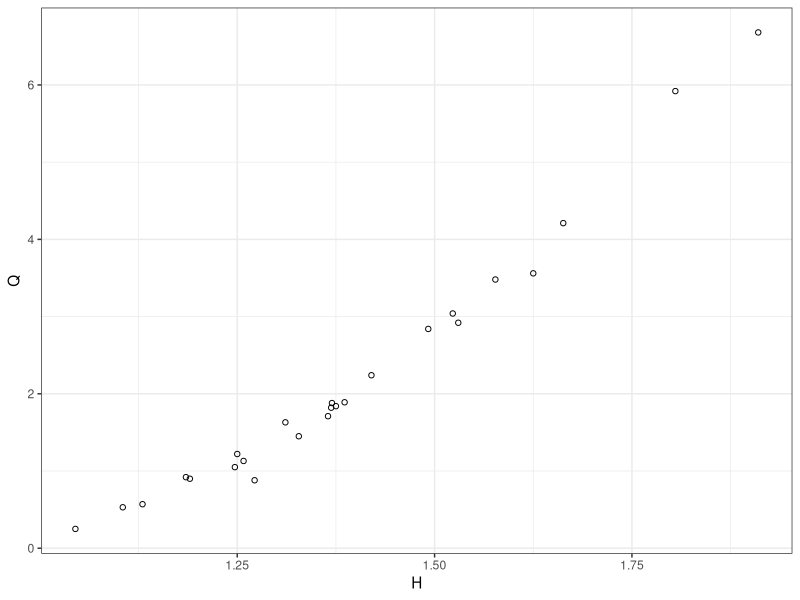

R code for this plot: (Note: this script raises an error after producing the figure.)
library(stats)
library(ggplot2)

Nit=20000
dataset=15

#Prior Parameters
RC=list()
RC$mu_a=3.20;
RC$mu_b=2.29;
RC$sig_a=sqrt(1.21);
RC$sig_b=sqrt(0.48);
RC$p_ab=-0.61;
RC$Sig_x=rbind(c(RC$sig_a^2, RC$p_ab*RC$sig_a*RC$sig_b), c(RC$p_ab*RC$sig_a*RC$sig_b, RC$sig_b^2))

#RC.mu_x=[RC.mu_a RC.mu_b]';
#Breyting fra Matlab koda, bylt (') verdur t()

RC$mu_x=as.matrix(c(RC$mu_a, RC$mu_b))

#inv() i matlab er solve i R

RC$Sig_xinv=solve(RC$Sig_x);
RC$Lx=chol(RC$Sig_x);
RC$mu_c=1.9;
RC$Sinvmu=RC$Sig_xinv%*%RC$mu_x;



# axel/begin/26.05.15



#%import data from text file that has water level measurements in cm in left
#%column and corresponding discharge measurements in m^3/s in right column

#axel: 

wq = as.matrix(read.table('15.txt'))

#wq=importdata([num2str(dataset) '.txt']);

#Sölvi pæling
#qwdata=read.table('15.txt')
#names(qwdata)=c("W","Q")
#qwdata$Qlog=log(qwdata$Q)
#RC$qwdata=qwdata
################
RC$y=as.matrix(log(wq[,2]));
RC$w=0.01*wq[,1]; #to meters 
RC$w_tild=RC$w-RC$w[1];
RC$n=length(RC$y);

#axel/end/26.05.15/virkar


#axel/begin/27.05.15


#axel: teiknar upp punktana Q á móti H
# figure(1);hold off;
# scatter(RC.w,wq(:,2),'.');

H=RC$w
Q=wq[,2]
dat=data.frame(H,Q)


ggplot(dat,aes(x=H,y=Q))+geom_point(shape=1)+theme_bw()

#axel/end/27.05.15/virkar

#axel/begin/28.05.15


#Dens =@(t)-DensEvalm11(t,RC);
Dens <- function(th){ Denseval11(th,RC)$pmin}
Densmin=optim(par=c(0,0),Dens,hessian=TRUE)
t_m=as.matrix(Densmin$par)
H=Densmin$hessian

#axel/begin/28.05.15

# 
# 
# [t_m,~,~,~,~,H]=fminunc(Dens,zeros(2,1));
# 
# 
l_m=as.matrix(log(RC$w_tild+exp(t_m[1,]))); #samanburdur stodst

X_m=cbind(matrix(1,nrow(l_m),ncol(l_m)),l_m); #samanburdur stodst

L=t(chol(RC$Sig_xinv+t(X_m)%*%X_m/exp(t_m[2,]))); #samanburdur stodst

mu=solve(t(L),(solve(L,(RC$Sinvmu+t(X_m)%*%RC$y/exp(t_m[2,]))))); #samanburdur stodst


# hold on

plot(RC$w,exp(X_m%*%mu),type="l"); #axel: nota ggplot2? 


v_temp=X_m%*%solve(RC$Sig_xinv+t(X_m)%*%X_m/exp(t_m[2,]))%*%t(X_m) #samanburdur stodst


varappr=as.matrix(diag(v_temp)+exp(t_m[2,])); #samanburdur stodst
                   
                   #axel/end/28.05.15

#              %[norminv(0.025,0,sqrt(varappr)) norminv(0.975,0,sqrt(varappr))]
#              
#              %Ã–ryggisbil Ã¡ logskala fyrir mÃ¦lingar (empirical bayes)
#              %Xm*mu %<- mÃ¶t y_hat 
#              
#              %axel: ég kommentaði út Xm*mu hér fyrir ofan
#              axel: norminv sama og qnorm í R
#              
#              [X_m*mu+norminv(0.025,0,sqrt(varappr)) X_m*mu+norminv(0.975,0,sqrt(varappr))]

confinterval= cbind(X_m%*%mu+qnorm(0.025,0,sqrt(varappr)),X_m%*%mu+qnorm(0.975,0,sqrt(varappr))) #samanburdur stodst

LH=t(chol(H))/(2.38/sqrt(2)) #Hvadan kemur thessi tala?? 2.38

#              %LH=chol(H)'/0.42;
# LH=chol(H)'/(2.38/sqrt(2));
#              %LH=chol(H)';
# t1=zeros(4,Nit); %axel: skipun í R er matrix(0,4,Nit)
# t2=zeros(4,Nit);
# t3=zeros(4,Nit);
# t4=zeros(4,Nit);

t1=matrix(0,4,Nit)
t2=matrix(0,4,Nit)
t3=matrix(0,4,Nit)
t4=matrix(0,4,Nit)

#axel/begin/02.06.15



for(j in 1:4){
  t_old=t_m
  t=matrix(0,nrow=4,ncol=Nit)
  yp=matrix(0,nrow=25,ncol=Nit)
  ypo=matrix(0,nrow=25,ncol=Nit)
  
  D=c()
  
  
  Dens<-Denseval11(t_old,RC)
  p_old=Dens$p
  x_old=Dens$x
  yp_old=Dens$yp
  ypo_old=Dens$ypo
  D_old=Dens$D
  
  for(i in 1:Nit){
    t_new=t_old+solve(t(LH),as.matrix(rnorm(2,0,1)))
    
    Densnew<-Denseval11(t_new,RC)
    p_new=Densnew$p
    x_new=Densnew$x
    yp_new=Densnew$yp
    ypo_new=Densnew$ypo
    D_new=Densnew$D
    
    logR=p_new-p_old
    if (logR>log(runif(1))){
        t_old=t_new
        x_old=x_new
        p_old=p_new
        yp_old=yp_new
        ypo_old=ypo_new
        D_old=D_new
    }
    
    t[,i]=rbind(t_m,x_old)
     yp[,i]=yp_old
     ypo[,i]=ypo_old
#     t=rbind(t_temp,c(t_old,x_old)) #skoda thetta, mogulega adra adferd (th[,i]=as.matrix(2,1))
#     t_temp=t
#     yp=cbind(yp_temp,yp_old)
#     yp_temp=yp
#     ypo=cbind(ypo_temp,ypo_old)
#     ypo_temp=ypo
    
    D[i]=D_old
  }
  
  if(j==1){
    t1=t
    yp1=yp
    ypo1=ypo
    D1=D
  } else if(j==2){
    t2=t
    yp2=yp
    ypo2=ypo
    D2=D
  } else if(j==3){
    t3=t
    yp3=yp
    ypo3=ypo
    D3=D
  } else if(j==4){
    t4=t
    yp4=yp
    ypo4=ypo
    D4=D
  }
}


Dhat=-2*sum(log(dlnorm(exp(RC$y),X_m%*%mu,sqrt(exp(t_m[2])))))
Davg=mean(c(D1[seq(2000,20000,5)],D2[seq(2000,20000,5)],D3[seq(2000,20000,5)],D4[seq(2000,20000,5)]))
pd=Davg-Dhat
DIC=Dhat+2*pd
B=1/(mean(0.5*c(D1[seq(2000,20000,5)],D2[seq(2000,20000,5)],D3[seq(2000,20000,5)],D4[seq(2000,20000,5)])))

c(Dhat, Davg, DIC, pd, B) #afhverju thessi vigur?

# Dhat=-2*sum(log(lognpdf(exp(RC.y),X_m*mu,sqrt(exp(t_m(2))))));
# Davg=mean([D1(2000:5:20000) D2(2000:5:20000) D3(2000:5:20000) D4(2000:5:20000)]);
# pd=Davg-Dhat;
# DIC=Dhat+2*pd;
# B=1/mean(exp(0.5*[D1(2000:5:20000) D2(2000:5:20000) D3(2000:5:20000) D4(2000:5:20000)]));
# [Dhat Davg DIC pd B]
